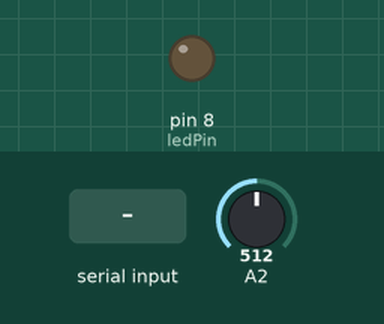
This sketch was run on a simulated Arduino Uno, built with avr-gcc and run on an emulated ATmega328P. On the bench: output pins drawn as LEDs (lit = HIGH). The test bench sets the inputs (shaded band); at power-on: A2 = 512.

Above: at 1.2 s.
1.3 s: "1" received over Serial
At 2.4 s:
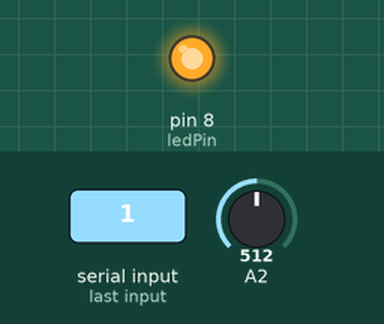
2.8 s: "0" received over Serial
At 3.5 s:
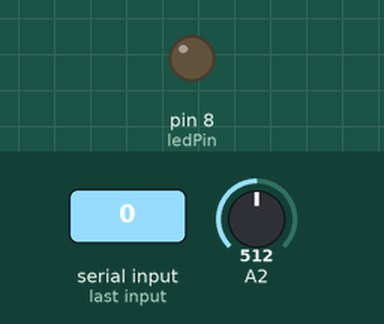
Timing chart, 0 to 5.8 s (numbered marks = the images above; inputs shaded):
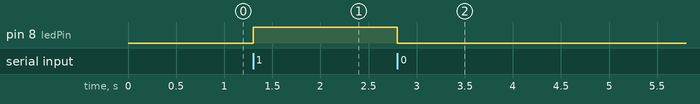

Measured:
- after the input at 1.3 s, pin 8 (ledPin): LOW → HIGH at once
- after the input at 2.8 s, pin 8 (ledPin): HIGH → LOW at once

The sketch:

ardcode.ino
```cpp
#define AVOLTAGE 4.60

int ledPin = 8;
int ledState = LOW;
int sensorState = 0;
char c;
int t;
float s;

void setup()
{
  pinMode(ledPin,OUTPUT);
  digitalWrite(ledPin,LOW);
  Serial.begin(9600);
}

void loop()
{
  t = analogRead(2);
  s = (t*AVOLTAGE/1024.0-0.5)*100;
  while(Serial.available()){
    c = Serial.read();
    if(c == '1')
    {
      ledState = HIGH;
    }
    if(c == '0')
    {
      ledState = LOW;
    }
    if(c == '2')
    {
      Serial.println(s);
    }
    if(c == '3')
    {
      sensorState = 1;
    }
    if(c == '4')
    {
       sensorState = 0;
    }
  }
  if (sensorState) {
    if( s > 30 ) ledState = LOW;
    if( s < 15 ) ledState = HIGH;
  }
  digitalWrite(ledPin,ledState);
}
```

tiny85adc.c
```cpp
/*
 * tiny85adc.c
 *
 * Created: 10/28/2014 11:31:07 PM
 *  Author: psaux0
 */


#include <avr/io.h>

int main(void)
{
	int adc_value = 0;
	int temp = 0;
	DDRB = (1<<PB0);

	ADCSRA = (1<<ADPS2) | (1<<ADPS1) | (1<<ADPS0); //Set Clock
	ADMUX = (0<<REFS1) | (0 << REFS0) | (0<<MUX1) | (1<<MUX0); //Set Reference Voltage and AC negative input
	//ADCSRB = (0<<ADTS2) | (0<<ADTS1) | (0<ADTS0) set Free running mode
	ADCSRA |= (1<<ADEN);
	ADCSRA |= (0<<ADSC);


    while(1)
    {
        //TODO:: Please write your application code
		ADCSRA |= (1<<ADSC);
		temp = ADCL; //When ADCL is read, the ADC Data Register is not updated until ADCH is read. ADCL and ADCH cannot be read together
		adc_value = (ADCH << 0x8) | temp; //10bit
		if(adc_value > 512)
		{
			PORTB = 1 << PB0;
		}
		else
		{
			PORTB &= ~(1 << PB0);
		}
    }
}
```
